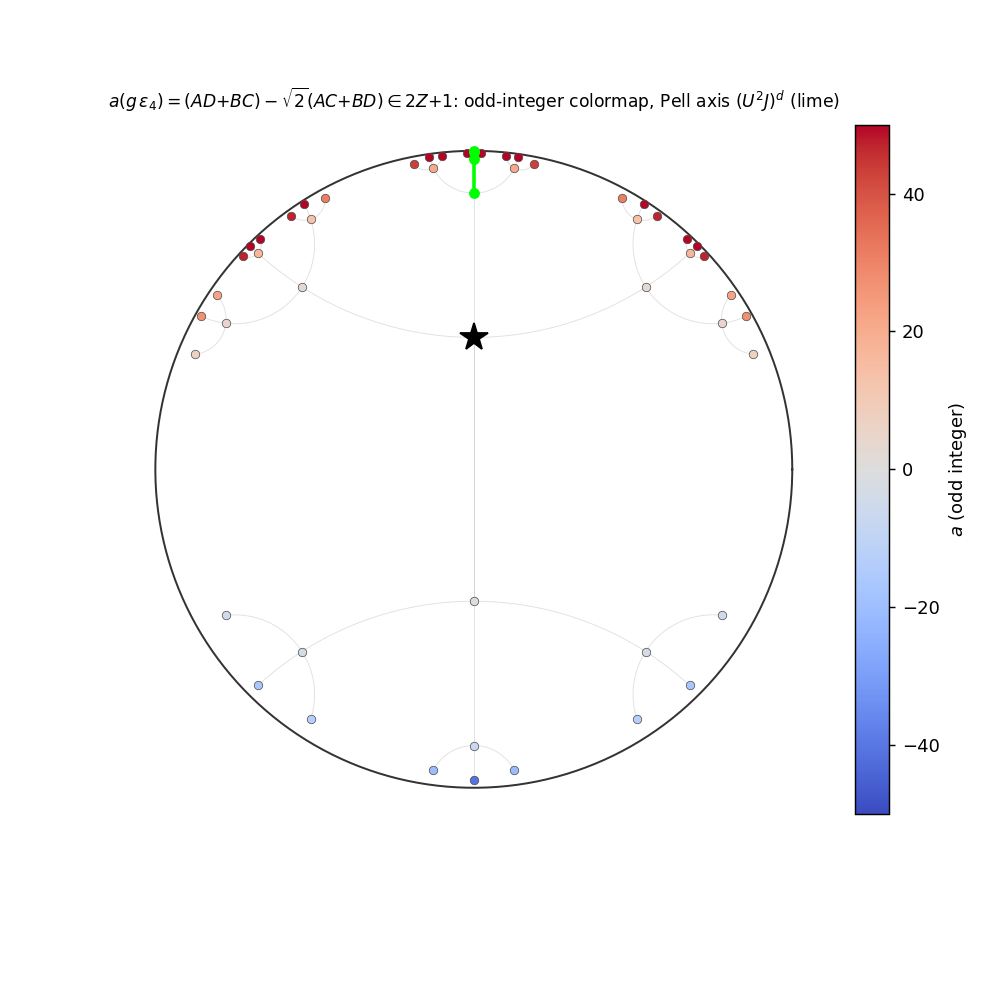

Write the Python code that produced this figure.
#!/usr/bin/env python3
"""
029 — explicit formula for a(g(eps_4)) and the a-distribution on the C_2*C_4 tree.

For g = [[A,B],[C,D]] in Gamma_4 and eps_4 = (-1+i)/sqrt2 (a(eps_4)=1),
a direct Möbius computation gives

    a(g(eps_4)) = (AD + BC) - sqrt2 (AC + BD).                       (1)

Using the two parity classes of the Hecke group H(sqrt2):
  class I   g = [[p, q s2],[r s2, s]]  ->  a = ps + 2qr - 2(pr + qs),
             det = ps - 2qr = 1  ->  ps odd  ->  a odd;
  class II  g = [[p s2, q],[r, s s2]]  ->  a = 2ps + qr - 2(pr + qs),
             det = 2ps - qr = 1  ->  qr odd  ->  a odd.
So a(g(eps_4)) is ALWAYS an odd integer 2m+1.  Along the Pell axis (U^2 J)^d the
values are the Pell numerators P_n (1,7,17,41,99,...).

Below: symbolic check of (1), the odd-integer proof, a numeric random check,
the Pell-axis values, and a figure coloring each tree vertex by its a-value
with the Pell axis highlighted.

STATUS: formula (1) and the odd-integer statement are PROVED (symbolic); the
Pell-axis values are COMPUTATIONALLY VERIFIED.
"""

import sympy as sp
import numpy as np
import matplotlib
matplotlib.use("Agg")
import matplotlib.pyplot as plt
from math import sqrt, pi, atan2, hypot

SQ2 = sqrt(2.0)


# ---------------- symbolic verification of (1) ----------------
def symbolic_formula():
    A, B, C, D = sp.symbols('A B C D', real=True)
    s2 = sp.sqrt(2)
    eps = (-1 + sp.I) / s2
    z = (A * eps + B) / (C * eps + D)
    z = sp.simplify(sp.expand_complex(z))
    x = sp.re(z)
    y = sp.im(z)
    a = sp.simplify(-x / y)
    expected = sp.simplify((A * D + B * C) - s2 * (A * C + B * D))
    print("symbolic a(g(eps4)) =", sp.simplify(a))
    print("expected (AD+BC)-s2(AC+BD) =", expected)
    print("  equal:", sp.simplify(a - expected) == 0)

    # odd-integer proof, two classes
    p, q, r, s = sp.symbols('p q r s', integer=True)
    aI = sp.simplify(p * s + 2 * q * r - 2 * (p * r + q * s))
    aII = sp.simplify(2 * p * s + q * r - 2 * (p * r + q * s))
    print("class I  a =", aI, "  (det=ps-2qr=1 -> ps odd -> a odd)")
    print("class II a =", aII, "  (det=2ps-qr=1 -> qr odd -> a odd)")


# ---------------- numeric: random group elements ----------------
def matmul(A, B):
    return A @ B


def mpow(M, n):
    R = np.eye(2, dtype=complex)
    for _ in range(n):
        R = R @ M
    return R


def apply(M, z):
    A, B, C, D = M[0, 0], M[0, 1], M[1, 0], M[1, 1]
    return (A * z + B) / (C * z + D)


J = np.array([[0, -1], [1, 0]], dtype=complex)
T = np.array([[1, SQ2], [0, 1]], dtype=complex)
U = J @ T
EPS4 = (-1 + 1j) / SQ2


def a_formula(M):
    A, B, C, D = M[0, 0], M[0, 1], M[1, 0], M[1, 1]
    return (A * D + B * C) - SQ2 * (A * C + B * D)


def a_of_z(z):
    return -z.real / z.imag


def random_group_elements(n=2000, seed=1):
    rng = np.random.default_rng(seed)
    gens = [J, T, np.linalg.inv(T)]
    for _ in range(n):
        M = np.eye(2, dtype=complex)
        for _ in range(rng.integers(0, 12)):
            M = M @ gens[rng.integers(0, 3)]
        yield M


def numeric_check():
    bad = 0
    for M in random_group_elements():
        a1 = a_of_z(apply(M, EPS4))
        a2 = a_formula(M)
        if abs(a1 - a2) > 1e-6 or abs(a1 - round(a1.real)) > 1e-6 \
           or int(round(a1.real)) % 2 != 1:
            bad += 1
    print(f"\nnumeric: 2000 random g in Gamma_4 -> all a = odd integer, "
          f"formula matches: {'OK' if bad == 0 else f'{bad} FAILURES'}")


# ---------------- Pell axis (U^2 J)^d ----------------
def pell_axis():
    print("\nPell axis (U^2 J)^d eps4 -> a-values:")
    M = np.eye(2, dtype=complex)
    U2J = mpow(U, 2) @ J
    vals = []
    for d in range(5):
        M = M @ U2J
        vals.append(int(round(a_formula(M).real)))
        print(f"  d={d}: a = {vals[-1]}")
    # Pell numerators P_n = 1,3,7,17,41,99,239
    P = [1, 3, 7, 17, 41, 99, 239]
    print("  (Pell numerators P_1,P_3,P_5,...:", P, ")")
    return vals


# ---------------- tree BFS for the figure ----------------
def gen_tree(depth):
    pos_to_g = {EPS4: np.eye(2, dtype=complex)}
    edges = []
    frontier = [np.eye(2, dtype=complex)]
    for _ in range(depth):
        nxt = []
        for g in frontier:
            z1 = apply(g, EPS4)
            for r in range(4):
                g2 = g @ mpow(U, r) @ J
                z2 = apply(g2, EPS4)
                k = complex(round(z2.real, 9), round(z2.imag, 9))
                if k not in pos_to_g:
                    pos_to_g[k] = g2
                    nxt.append(g2)
                    edges.append((z1, z2))
        frontier = nxt
    return pos_to_g, edges


def h2_to_disk(z):
    return (z - 1j) / (z + 1j)


def geodesic_arc(z1, z2, n=50):
    x1, y1 = z1.real, z1.imag
    x2, y2 = z2.real, z2.imag
    if abs(x2 - x1) < 1e-12:
        y = np.linspace(min(y1, y2), max(y1, y2), n)
        return x1 + 1j * y
    c = ((x2*x2+y2*y2) - (x1*x1+y1*y1)) / (2.0*(x2-x1))
    R = hypot(x1-c, y1)
    t1, t2 = atan2(y1, x1-c), atan2(y2, x2-c)
    if t2 < t1:
        t2 += 2*pi
    if t2-t1 > pi:
        t1, t2 = t2, t1 + 2*pi
    t = np.linspace(t1, t2, n)
    return (c + R*np.cos(t)) + 1j*(R*np.sin(t))


def main():
    symbolic_formula()
    numeric_check()
    vals = pell_axis()

    pos_to_g, edges = gen_tree(3)
    # color each vertex by its a-value (odd integer)
    fig, ax = plt.subplots(figsize=(7.6, 7.6))
    th = np.linspace(0, 2*pi, 400)
    ax.plot(np.cos(th), np.sin(th), color="0.2", lw=1.1)
    for (z1, z2) in edges:
        w = h2_to_disk(geodesic_arc(z1, z2))
        ax.plot(w.real, w.imag, color="0.8", lw=0.5, alpha=0.6, zorder=1)
    # vertices colored by a
    for k, g in pos_to_g.items():
        a = a_of_z(k)
        w = h2_to_disk(k)
        ax.scatter([w.real], [w.imag], c=[a], cmap="coolwarm", vmin=-50, vmax=50,
                   s=22, zorder=3, edgecolors="0.3", linewidths=0.4)
    # Pell axis (U^2 J)^d
    M = np.eye(2, dtype=complex)
    U2J = mpow(U, 2) @ J
    axpath = []
    for d in range(4):
        M = M @ U2J
        z = apply(M, EPS4)
        w = h2_to_disk(z)
        axpath.append((w.real, w.imag))
    axpath = np.array(axpath)
    ax.plot(axpath[:, 0], axpath[:, 1], "o-", color="lime", lw=2, ms=5, zorder=5)
    w0 = h2_to_disk(EPS4)
    ax.plot([w0.real], [w0.imag], marker="*", ms=16, color="k", zorder=6)
    ax.set_aspect("equal"); ax.set_xticks([]); ax.set_yticks([])
    for sp in ax.spines.values():
        sp.set_visible(False)
    ax.set_title(r"$a(g\,\varepsilon_4)=(AD{+}BC)-\sqrt{2}(AC{+}BD)\in 2Z{+}1$: "
                 r"odd-integer colormap, Pell axis $(U^2J)^d$ (lime)", fontsize=9.5)
    cbar = fig.colorbar(ax.collections[0], ax=ax, fraction=0.045, pad=0.04)
    cbar.set_label(r"$a$ (odd integer)")
    fig.subplots_adjust(top=0.94)
    out = "/Users/mingli/AEG/aeg-paper/notes/general/029-a-distribution-tree.png"
    fig.savefig(out, dpi=130)
    print("\nsaved:", out)


if __name__ == "__main__":
    main()
